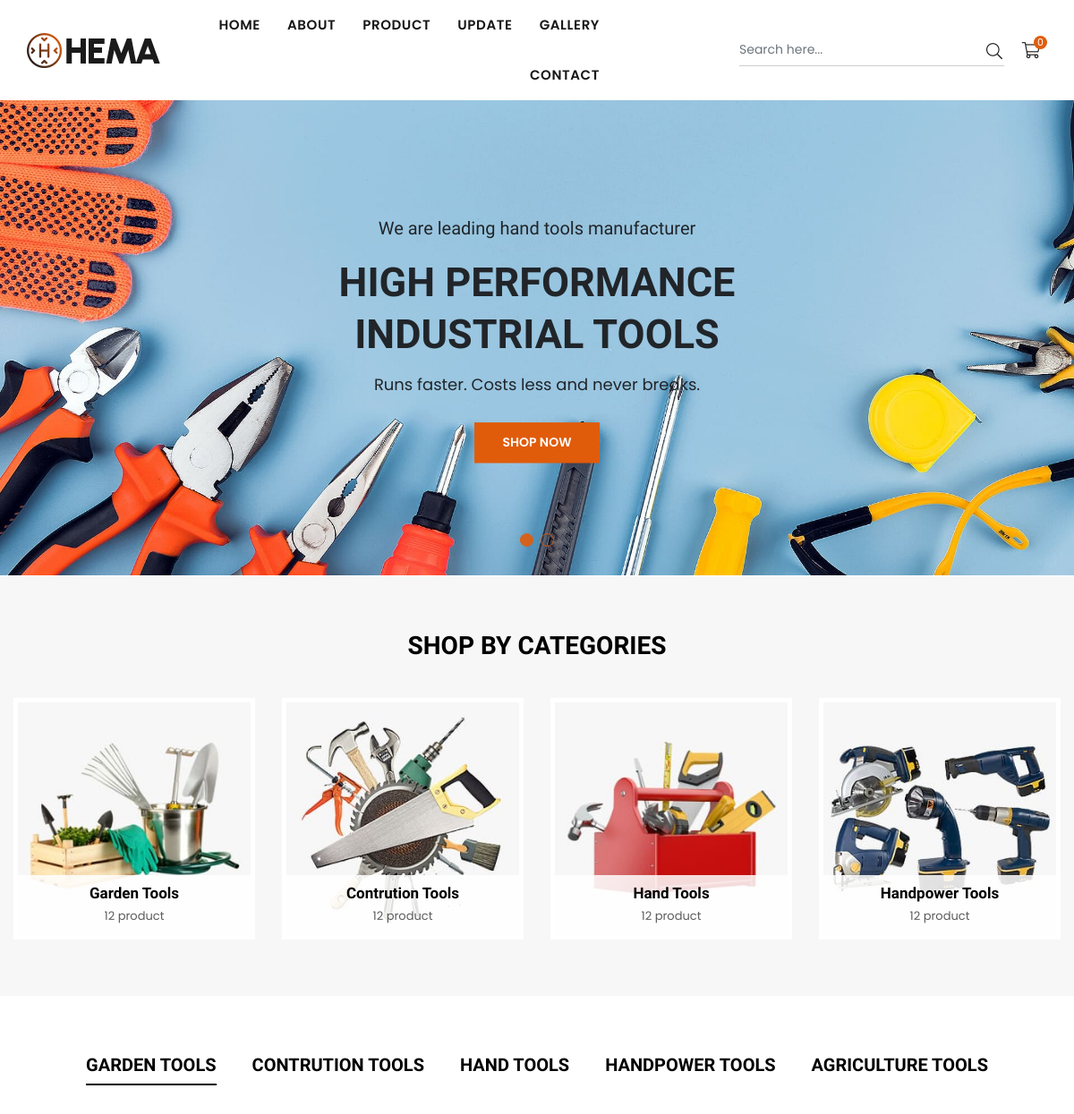
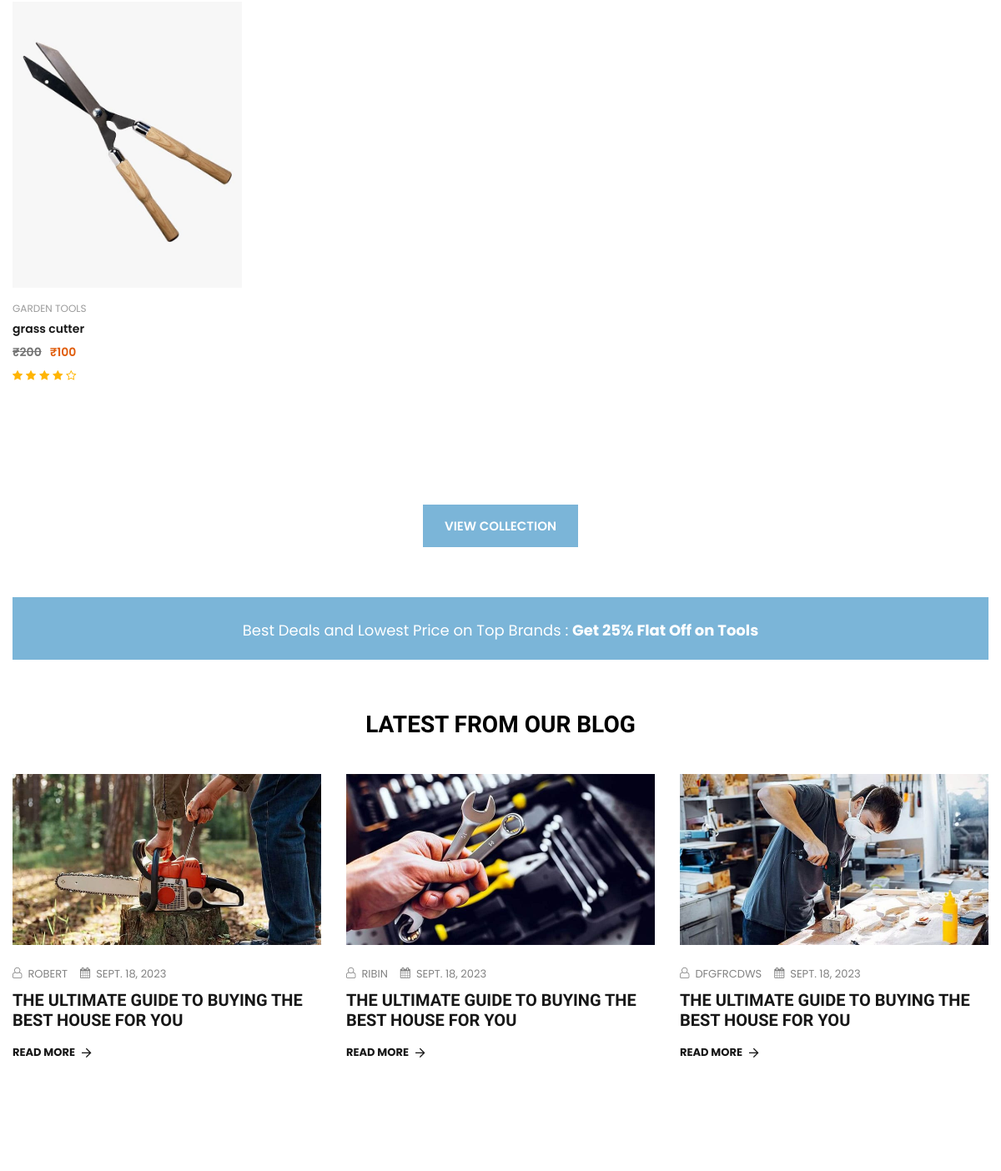
The app's page / (upper part), older data (2 pictures, top to bottom).
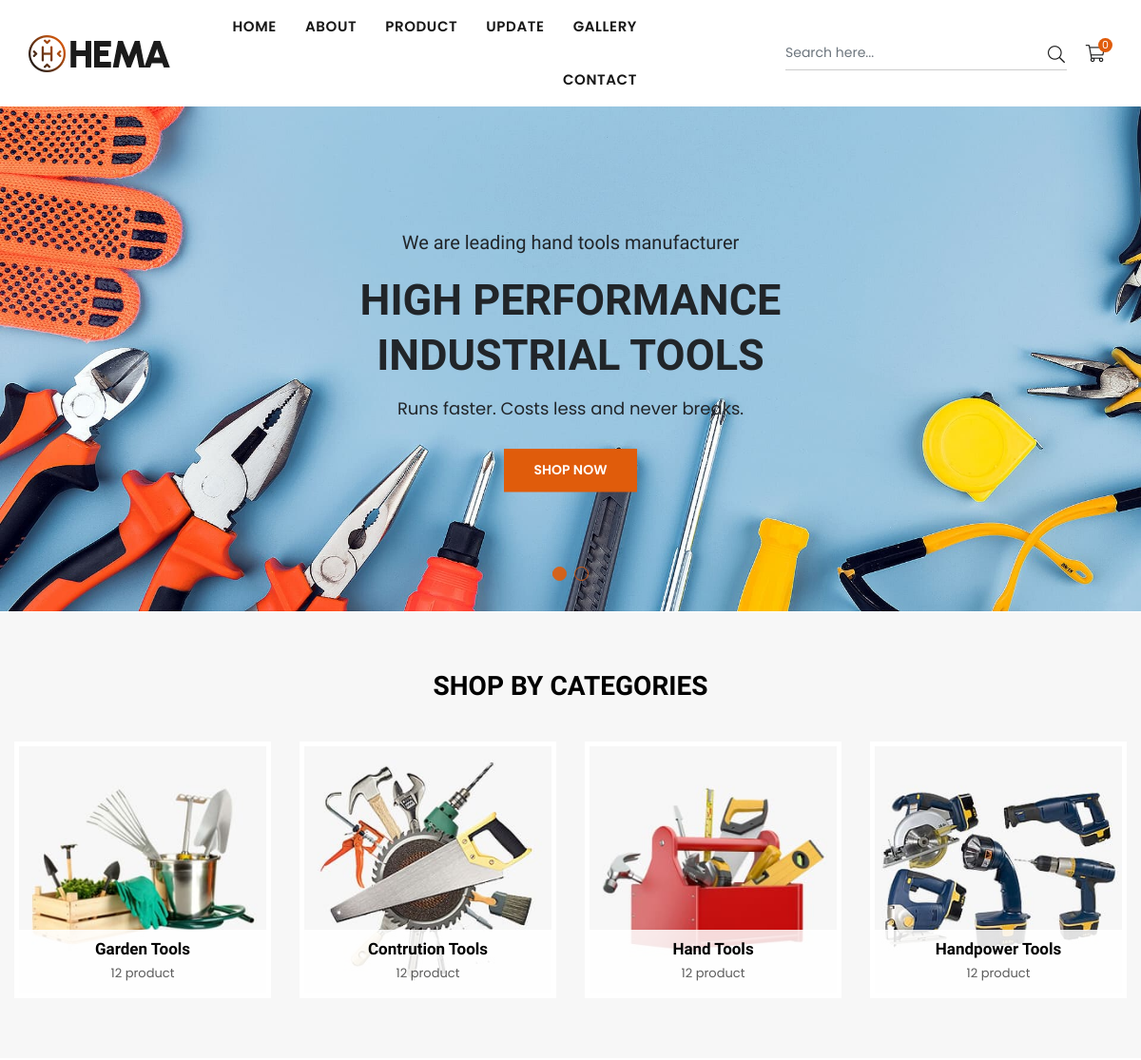
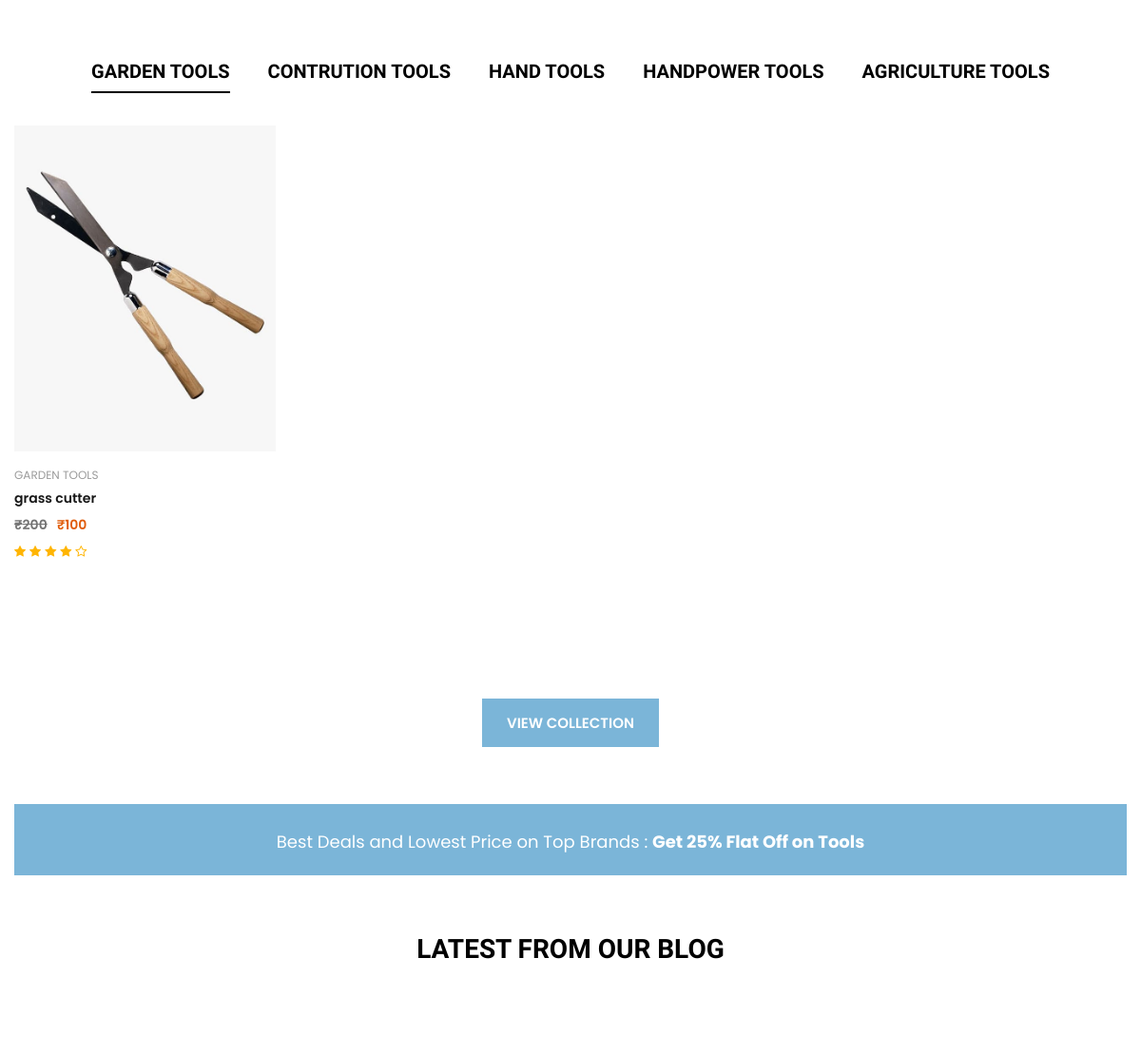
The same page, newer data (2 pictures, top to bottom).
### web/models.py (models this page shows, shortened)
class Category(models.Model):
    category_image=models.ImageField()
    category_title=models.CharField(max_length=30)
    category_product_no=models.CharField(max_length=30)
    def __str__(self):
        return self.category_title

class Product(models.Model):
    category = models.ForeignKey(Category, on_delete=models.CASCADE)
    product_name=models.CharField(max_length=40)
    product_image=models.ImageField()
    product_price=models.CharField(max_length=30)
    product_del_price=models.CharField(max_length=30)
    product_description=models.TextField()

class Blog(models.Model):
    author=models.CharField(max_length=20,)
    title=models.CharField(max_length=225,)
    date = models.DateField()
    image =models.ImageField()
    content= HTMLField(blank=True, null=True)

### web/views.py (the view)
# urls.py: path("", views.index, name="index"),
def index(request):
    context = {"is_index": True,
               'blog':Blog.objects.all(),
               'category':Category.objects.all(),
               'product':Product.objects.all()}
    return render(request, "web/index.html", context)

### templates/web/index.html (shortened to what the changed rows need)
{% extends "web/partials/base.html" %}
{% load static %}
{% block content %}
<div class="page-wrapper">
  <div id="page-content">
    <section class="slideshow slideshow-wrapper">
      <div class="home-slideshow slick-arrow-dots circle-dots">
        <div class="slide">
          <div class="slideshow-wrap">
            <div class="container">
              <div class="slideshow-content slideshow-overlay middle-center">
                <div class="slideshow-content-in">
                  <div class="wrap-caption animation style4">
                    <h2 class="ss-mega-title text-dark">
                      High Performance <br />Industrial Tools
                    </h2>
                  </div>
                </div>
              </div>
            </div>
          </div>
        </div>
      </div>
    </section>
    <section class="section collection-slider section-clr cs_1">
      <div class="container">
        <div class="row align-items-center">
          <div class="col-12 col-sm-12 col-md-12">
            <div class="section-header">
              <h2>Shop by Categories</h2>
            </div>
          </div>
          <div class="col-12 col-sm-12 col-md-12">
            <div
              class="collection-slider-4items gp15 arwOut5 hov-arrow dots-hide"
            >
              {% for category in category %}
              <div class="category-item zoomscal-hov">
                <a href="{% url 'web:categories' category.id %}" class="category-link clr-none">
                  <div class="zoom-scal zoom-scal-nopb">
                    <img
                      class="blur-up lazyload"
                      data-src="{{category.category_image.url}}"
                      src="{{category.category_image.url}}"
                      alt="collection"
                      title=""
                      width="300"
                      height="300"
                    />
                  </div>
                  <div class="details mt-3 text-center">
                    <h4 class="category-title mb-0">
                      {{category.category_title}}
                    </h4>
                    <p class="counts">{{category.category_product_no}}</p>
                  </div>
                </a>
              </div>
              {% endfor %}
            </div>
          </div>
        </div>
      </div>
    </section>
    <section class="section product-slider tab-slider-product pb-0">
      <div class="container">
          <div class="tabs-listing">
              <ul class="nav nav-tabs style1 justify-content-center" id="productTabs" role="tablist">
                          {% for category in category %}
                  <li class="nav-item" role="presentation">
                      <button class="nav-link head-font {% if forloop.counter == 1 %}active{% endif %} " id="{{category.category_title|slugify}}-tab" data-bs-toggle="tab" data-bs-target="#{{category.category_title|slugify}}" type="button" role="tab" aria-controls="{{category.category_title|slugify}}" aria-selected="true">{{category.category_title}}</button>
                  </li>
                  {% endfor %}
              </ul>
              <div class="tab-content" id="productTabsContent">
                {% for product in product %}
                  <div class="tab-pane show {% if forloop.counter == 1 %}active{% endif %}" id="{{product.category.category_title|slugify}}" role="tabpanel" aria-labelledby="{{product.category.category_title|slugify}}-tab">
                      <div class="grid-products grid-view-items">
                          <div class="row col-row product-options row-cols-xl-4 row-cols-lg-4 row-cols-md-3 row-cols-sm-3 row-cols-2">
                              <div class="item col-item">
                                  <div class="product-box">
                                      <div class="product-image">
                                          <a href="{% url 'web:product-detail'  product.id %}" class="product-img"><img class="blur-up lazyload" src="{{product.product_image.url}}" data-src="{{product.product_image.url}}" alt="Product" title="Product" width="625" height="781" /></a>
                                      </div>
                                      <div class="product-details text-left">
                                          <div class="product-vendor">{{product.category}}</div>
                                          <div class="product-name">
                                              <a href="{% url 'web:product-detail' product.id %}">{{product.product_name}}</a>
                                          </div>
                                          <div class="product-price">
                                              <span class="price old-price">₹{{product.product_del_price}}</span><span class="price">₹{{product.product_price}}</span>
                                          </div>
                                          <div class="product-review">
                                              <i class="icon anm anm-star"></i><i class="icon anm anm-star"></i><i class="icon anm anm-star"></i><i class="icon anm anm-star"></i><i class="icon anm anm-star-o"></i>
                                          </div>
                                      </div>
                                  </div>
                              </div>
                          </div>
                          <div class="view-collection text-center mt-4 mt-md-5">
                              <a href="{% url 'web:product' %}" class="btn btn-primary btn-lg">View Collection</a>
                          </div>
                      </div>
                  </div>
                  {% endfor %}
              </div>
          </div>
      </div>
  </section>
    <section class="section home-blog-post">
      <div class="container">
        <div class="section-header">
          <h2>Latest from our Blog</h2>
        </div>
        <div class="blog-slider-3items blog-post-style2 gp15 arwOut5 hov-arrow">
          {% for obj in blog %}
          <div class="blog-item">
            <div class="blog-article zoomscal-hov bg-white">
              <div class="blog-img">
                <a class="featured-image zoom-scal m-0" href="{% url 'web:blog_detail' obj.id %}"
                  ><img
                    class="blur-up lazyload"
                    data-src="{{obj.image.url}}"
                    src="{{obj.image.url}}"
                    alt="New shop collection our shop"
                    width="740"
                    height="410"
                /></a>
              </div>
              <div class="blog-content py-4 pb-0">
                <ul class="publish-detail d-flex-wrap text-uppercase mb-2">
                  <li>
                    <i class="icon anm anm-user-al"></i>
                    <span>{{obj.author}}</span>
                  </li>
                  <li>
                    <i class="icon anm anm-calendar"></i>
                    <time datetime="2023-02-14">{{obj.date}}</time>
                  </li>
                </ul>
                <h2 class="h3 m-0 text-none">
                  <a href="{% url 'web:blog_detail' obj.id %}">{{obj.title}}</a>
                </h2>
                <div
                  class="blog-bottom d-flex-center justify-content-between mt-3"
                >
                  <a
                    href="{% url 'web:blog_detail' obj.id %}"
                    class="text-link text-decoration-none text-uppercase"
                    >Read More<i class="icon anm anm-arw-right ms-2"></i
                  ></a>
                </div>
              </div>
            </div>
          </div>
           {% endfor %}
        </div>
      </div>
    </section>
  </div>
  {% endblock content %}

Row changes from the older to the newer data that the page shows:
removed Blog: image (picture), author "ROBERT", date "SEPT. 18, 2023", title "THE ULTIMATE GUIDE TO BUYING THE BEST HOUSE FOR YOU"
removed Blog: image (picture), author "RIBIN", date "SEPT. 18, 2023", title "THE ULTIMATE GUIDE TO BUYING THE BEST HOUSE FOR YOU"
removed Blog: image (picture), author "DFGFRCDWS", date "SEPT. 18, 2023", title "THE ULTIMATE GUIDE TO BUYING THE BEST HOUSE FOR YOU"
